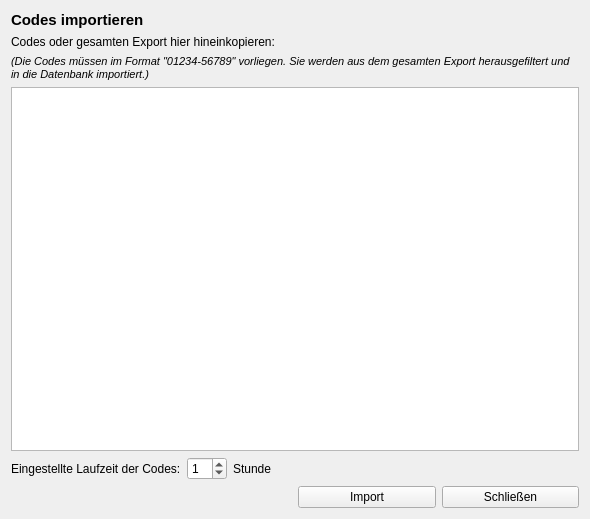
<?xml version="1.0" encoding="UTF-8"?>
<ui version="4.0">
 <class>ImportWindow</class>
 <widget class="QWidget" name="ImportWindow">
  <property name="geometry">
   <rect>
    <x>0</x>
    <y>0</y>
    <width>590</width>
    <height>519</height>
   </rect>
  </property>
  <property name="windowTitle">
   <string>Code-Import</string>
  </property>
  <layout class="QGridLayout" name="gridLayout_3">
   <item row="5" column="1">
    <layout class="QHBoxLayout" name="horizontalLayout">
     <item>
      <widget class="QPushButton" name="ButtonImport">
       <property name="text">
        <string>Import</string>
       </property>
      </widget>
     </item>
     <item>
      <widget class="QPushButton" name="ButtonClose">
       <property name="text">
        <string>Schließen</string>
       </property>
      </widget>
     </item>
    </layout>
   </item>
   <item row="1" column="0">
    <widget class="QLabel" name="label">
     <property name="text">
      <string>Codes oder gesamten Export hier hineinkopieren:</string>
     </property>
     <property name="wordWrap">
      <bool>true</bool>
     </property>
    </widget>
   </item>
   <item row="4" column="0">
    <layout class="QGridLayout" name="gridLayout_2">
     <item row="0" column="0">
      <widget class="QLabel" name="label_3">
       <property name="text">
        <string>Eingestellte Laufzeit der Codes:</string>
       </property>
      </widget>
     </item>
     <item row="0" column="1">
      <widget class="QSpinBox" name="spinBoxRuntime">
       <property name="maximumSize">
        <size>
         <width>40</width>
         <height>16777215</height>
        </size>
       </property>
       <property name="value">
        <number>1</number>
       </property>
      </widget>
     </item>
     <item row="0" column="2">
      <widget class="QLabel" name="label_4">
       <property name="text">
        <string>Stunde</string>
       </property>
      </widget>
     </item>
    </layout>
   </item>
   <item row="3" column="0" colspan="2">
    <widget class="QPlainTextEdit" name="plainTextEditCodes"/>
   </item>
   <item row="0" column="0" colspan="2">
    <widget class="QLabel" name="label_2">
     <property name="font">
      <font>
       <pointsize>11</pointsize>
       <bold>true</bold>
      </font>
     </property>
     <property name="text">
      <string>Codes importieren</string>
     </property>
    </widget>
   </item>
   <item row="2" column="0" colspan="2">
    <widget class="QLabel" name="label_5">
     <property name="font">
      <font>
       <pointsize>8</pointsize>
       <italic>true</italic>
      </font>
     </property>
     <property name="text">
      <string>(Die Codes müssen im Format &quot;01234-56789&quot; vorliegen. Sie werden aus dem gesamten Export herausgefiltert und in die Datenbank importiert.)</string>
     </property>
     <property name="wordWrap">
      <bool>true</bool>
     </property>
    </widget>
   </item>
  </layout>
 </widget>
 <resources/>
 <connections/>
</ui>
